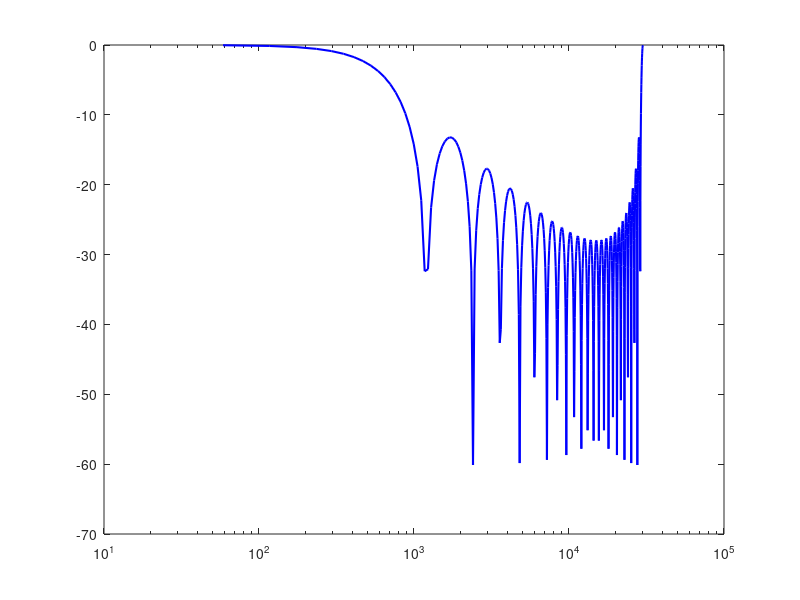

Write the MATLAB code that produced this figure. (Note: this script raises an error after producing the figure.)
% Specifications
N = 25; % Number of points in the filter

% Create a rectangular window (boxcar filter)
h_rectangular = ones(N, 1) / N; % Normalize the impulse response

% Calculate the frequency response
[H, f] = freqz(h_rectangular, 1, 512, 'whole'); % Frequency response

% Convert frequency to Hz for plotting
fs = 30000; % Sampling frequency (30 kHz)
f_hz = f * fs / (2 * pi);

% Plot the frequency response
figure;
semilogx(f_hz, 20*log10(abs(H)), 'b', 'LineWidth', 1.5); % Convert to dB
hold on;

% Marking the design criteria
yline(-3, 'r--', '3 dB Point'); % Mark the 3 dB point
yline(-43, 'g--', '40 dB Attenuation'); % Mark the 40 dB attenuation point

% Graph settings
title('Frequency Response of the Rectangular Filter');
xlabel('Frequency (Hz)');
ylabel('Magnitude (dB)');
grid on;
axis([10 15000 -60 5]); % Set axis limits
legend('Frequency Response', '3 dB Point', '40 dB Attenuation', 'Location', 'Best');
hold off;

